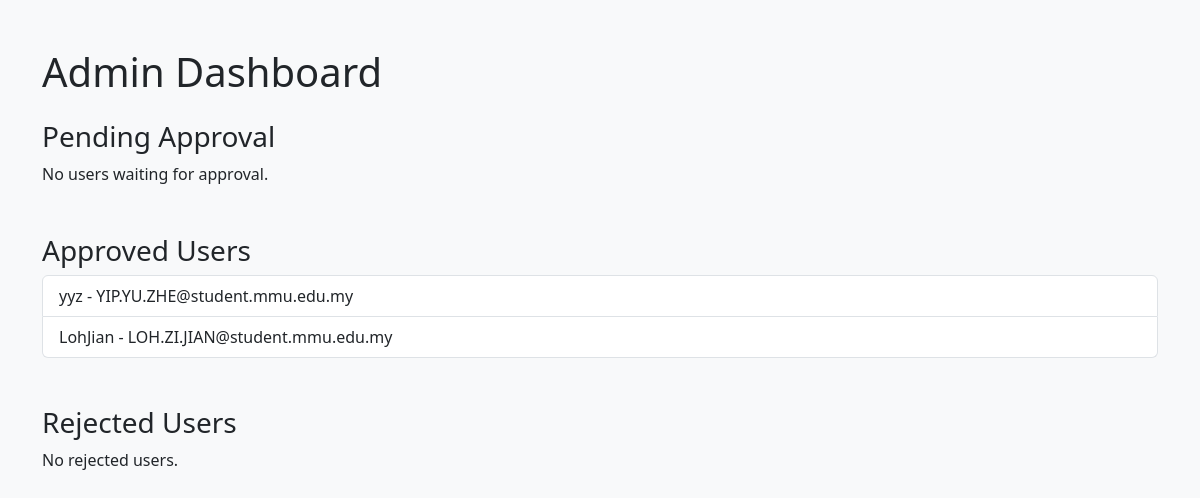
Before: /admin_dashboard (signed in) with the older database file.
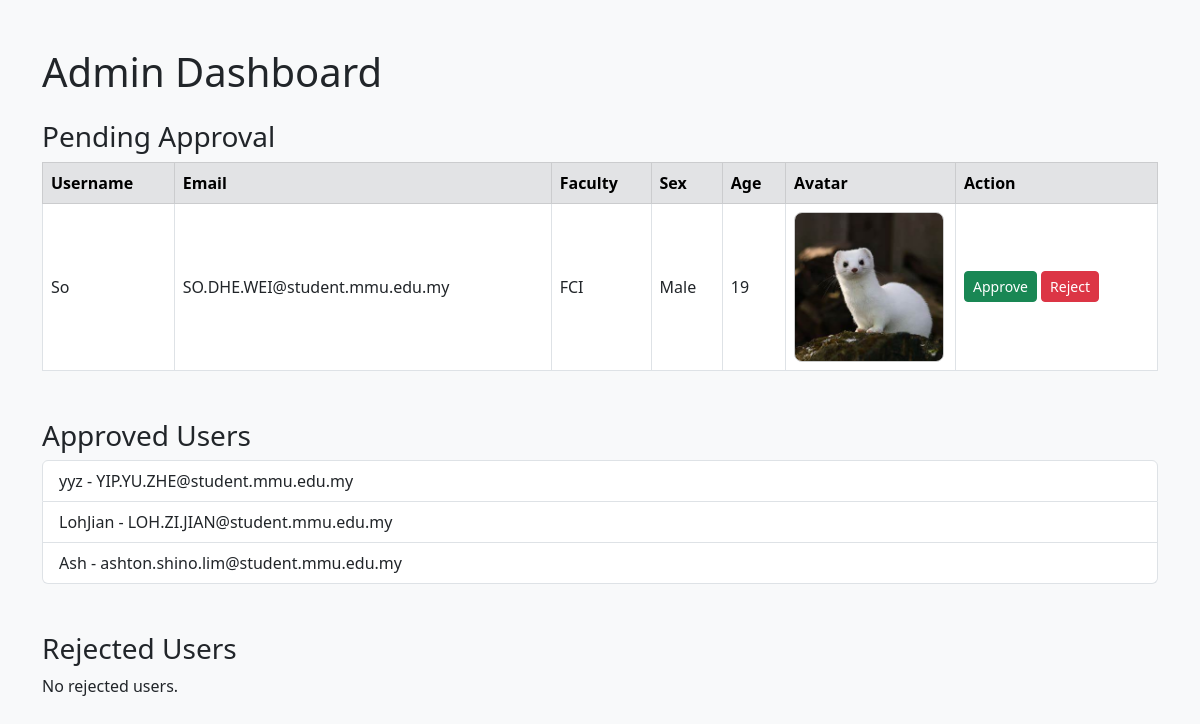
After: the same page with the newer database file.
### app.py (models this page shows)
class User(db.Model):
    __tablename__ = 'user'
    id = db.Column(db.Integer, primary_key=True)
    username = db.Column(db.String(100), nullable=False)
    email = db.Column(db.String(120), unique=True, nullable=False)
    password = db.Column(db.String(200), nullable=False)
    is_verified = db.Column(db.Boolean, default=False)
    verification_status = db.Column(db.String(100), default="Pending Approval")
    age = db.Column(db.Integer)
    race = db.Column(db.String(50))
    faculty = db.Column(db.String(50))
    sex = db.Column(db.String(10))
    bio = db.Column(db.Text)
    location = db.Column(db.String(100))
    avatar = db.Column(db.String(200), default=app.config['DEFAULT_AVATAR_PATH'])
    likes_received = db.relationship("Like", foreign_keys="Like.target_user_id", backref="target_user")
    loves_received = db.relationship("Love", foreign_keys="Love.target_user_id", backref="target_user")
    sent_messages = db.relationship('Message', foreign_keys='Message.sender_id', backref='sender')
    received_messages = db.relationship('Message', foreign_keys='Message.receiver_id', backref='receiver')
    last_login = db.Column(db.DateTime, default=datetime.utcnow)
    login_count = db.Column(db.Integer, default=0)

### app.py (the view)
@app.route('/admin_dashboard')
def admin_dashboard():
    if not session.get('admin_logged_in'):
        return redirect('/admin_login')
    pending_approval_users = User.query.filter(
        User.verification_status == "Pending Approval",
        User.faculty.isnot(None),
        User.age.isnot(None),
        User.sex.isnot(None),
        ~User.avatar.endswith('default_avatar.jpg')
    ).all()
    verified_users = User.query.filter(User.verification_status == "Approved").all()
    rejected_users = User.query.filter(User.verification_status == "Rejected").all()
    return render_template('admin_dashboard.html', pending_users=pending_approval_users, verified_users=verified_users, rejected_users=rejected_users)

### app.py (called while the page is built)
@app.before_request
def before_request():
    if 'session_id' not in session:
        session['session_id'] = secrets.token_hex(16)

@app.context_processor
def inject_user_and_notifications():
    user = None
    unread_count = 0
    if 'user_id' in session:
        user_id = session['user_id']
        user = User.query.get(user_id)
        unread_count = Notification.query.filter_by(user_id=user_id, is_read=False).count()
    return dict(user=user, unread_count=unread_count)

@app.context_processor   #pass current_user to render_template() again and always available in base.html
def inject_current_user():
    user_id = session.get('user_id')
    if user_id:
        current_user = User.query.get(user_id)
        return dict(current_user=current_user)
    return dict(current_user=None)

### website/templates/admin_dashboard.html (shortened to what this page needs)
<!DOCTYPE html>
<html lang="en">
<head>
    <link rel="stylesheet" href="https://cdn.jsdelivr.net/npm/bootstrap@5.3.0/dist/css/bootstrap.min.css">
</head>
<body class="bg-light">
    <div class="container mt-5">
        <h1 class="mb-4">Admin Dashboard</h1>
        <h3>Pending Approval</h3>
        {% if pending_users %}
        <table class="table table-bordered table-hover align-middle">
            <thead class="table-secondary">
                <tr>
                    <th>Username</th>
                    <th>Email</th>
                    <th>Faculty</th>
                    <th>Sex</th>
                    <th>Age</th>
                    <th class="avatar-cell">Avatar</th>
                    <th>Action</th>
                </tr>
            </thead>
            <tbody>
                {% for user in pending_users %}
                <tr>
                    <td>{{ user.username }}</td>
                    <td>{{ user.email }}</td>
                    <td>{{ user.faculty }}</td>
                    <td>{{ user.sex }}</td>
                    <td>{{ user.age }}</td>
                    <td class="avatar-cell">
                        {% if user.avatar and 'default_avatar.jpg' not in user.avatar %}
                        <img
                            src="{{ url_for('media_files', filename='uploads/user_avatars/' ~ user.avatar) }}"
                            alt="{{ user.username }}"
                            class="avatar-img"
                            onerror="this.onerror=null; this.src='{{ url_for('static', filename='images/default_avatar.jpg') }}'">
                        {% else %}
                        <img
                            src="{{ url_for('static', filename='images/default_avatar.jpg') }}"
                            alt="Default avatar"
                            class="avatar-img">
                        {% endif %}
                    </td>
                    <td>
                        <form action="/approve/{{ user.id }}" method="POST" style="display:inline-block;">
                            <button type="submit" class="btn btn-success btn-sm">Approve</button>
                        </form>
                        <form action="/reject/{{ user.id }}" method="POST" style="display:inline-block;">
                            <button type="submit" class="btn btn-danger btn-sm">Reject</button>
                        </form>
                    </td>
                </tr>
                {% endfor %}
            </tbody>
        </table>
        {% else %}
        <p>No users waiting for approval.</p>
        {% endif %}
        <h3 class="mt-5">Approved Users</h3>
        {% if verified_users %}
        <ul class="list-group">
            {% for user in verified_users %}
            <li class="list-group-item">{{ user.username }} - {{ user.email }}</li>
            {% endfor %}
        </ul>
        {% else %}
        <p>No approved users yet.</p>
        {% endif %}
        <h3 class="mt-5">Rejected Users</h3>
        {% if rejected_users %}
        <ul class="list-group">
            {% for user in rejected_users %}
            <li class="list-group-item">{{ user.username }} - {{ user.email }}</li>
            {% endfor %}
        </ul>
        {% else %}
        <p>No rejected users.</p>
        {% endif %}
    </div>
</body>
</html>

### website/templates/admin_dashboard.html (style rules this page uses)
.avatar-img { width: 150px; height: 150px; object-fit: cover; border-radius: 8px; border: 1px solid #ccc; }
.avatar-cell { width: 170px; }

Changed rows visible on the page:
added User: username "So", email "SO.DHE.WEI@student.mmu.edu.my", faculty "FCI", sex "Male", age "19", avatar (picture), shown under "Pending Approval"
added User: username "Ash", email "ashton.shino.lim@student.mmu.edu.my", shown under "Approved Users"
Other visible differences:
text no longer shown: "No users waiting for approval."
text now shown: "Username Email Faculty Sex Age Avatar Action"
